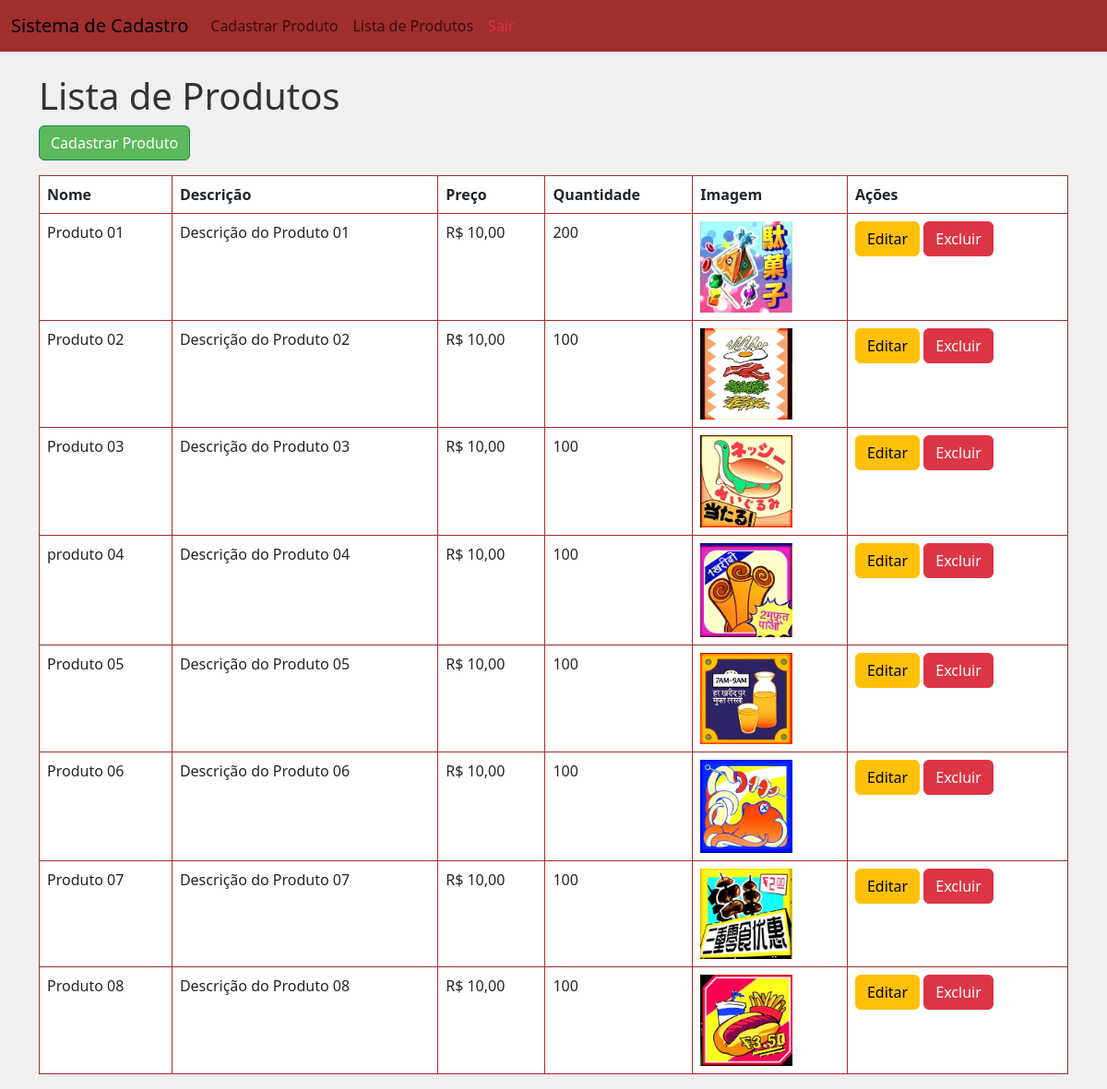
Screenshot of /ListaProdutos.php (signed in) with the database file from the repository.
### tables this page shows
CREATE TABLE `tb_produtos` (
  `id` int(11) NOT NULL,
  `nome` varchar(255) NOT NULL,
  `descricao` text NOT NULL,
  `preco` decimal(10,2) NOT NULL,
  `quantidade` int(11) NOT NULL,
  `imagem` varchar(255) NOT NULL
);

### ListaProdutos.php (the view, shortened to what this page needs)
<?php
include 'Conexao.php';
$produtos = $conn->query("SELECT * FROM tb_produtos")->fetchAll(PDO::FETCH_ASSOC);
?>
<!DOCTYPE html>
<html lang="pt-br">
<head>
    <link href="https://cdn.jsdelivr.net/npm/bootstrap@5.3.0-alpha1/dist/css/bootstrap.min.css" rel="stylesheet">
</head>
<body>
<nav class="navbar navbar-expand-lg navbar-light">
    <div class="container-fluid">
        <a class="navbar-brand" href="AdminDashboard.php">Sistema de Cadastro</a>
        <div class="collapse navbar-collapse" id="navbarNav">
            <ul class="navbar-nav">
                <li class="nav-item">
                    <a class="nav-link" href="CadastrarProduto.php">Cadastrar Produto</a>
                </li>
                <li class="nav-item">
                    <a class="nav-link" href="ListaProdutos.php">Lista de Produtos</a>
                </li>
                <li class="nav-item">
                    <a class="nav-link text-danger" href="logout.php">Sair</a>
                </li>
            </ul>
        </div>
    </div>
</nav>
<div class="container mt-4">
    <h1 class="mt-4">Lista de Produtos</h1>
    <a href="CadastrarProduto.php" class="btn btn-success mb-3">Cadastrar Produto</a>
    <table class="table table-bordered">
        <thead>
            <tr>
                <th>Nome</th>
                <th>Descrição</th>
                <th>Preço</th>
                <th>Quantidade</th>
                <th>Imagem</th>
                <th>Ações</th>
            </tr>
        </thead>
        <tbody>
            <?php foreach ($produtos as $produto): ?>
            <tr>
                <td><?= htmlspecialchars($produto['nome']) ?></td>
                <td><?= htmlspecialchars($produto['descricao']) ?></td>
                <td>R$ <?= number_format($produto['preco'], 2, ',', '.') ?></td>
                <td><?= htmlspecialchars($produto['quantidade']) ?></td>
                <td>
                    <?php if (!empty($produto['imagem'])): ?>
                        <img src="uploads/<?= htmlspecialchars($produto['imagem']) ?>" alt="<?= htmlspecialchars($produto['nome']) ?>" width="100">
                    <?php else: ?>
                        Não disponível
                    <?php endif; ?>
                </td>
                <td>
                    <a href="EditarProduto.php?id=<?= $produto['id'] ?>" class="btn btn-warning">Editar</a>
                    <a href="ExcluirProduto.php?id=<?= $produto['id'] ?>" class="btn btn-danger" onclick="return confirm('A exclusão será permanente! Tem certeza disso?')">Excluir</a>
                </td>
            </tr>
            <?php endforeach; ?>
        </tbody>
    </table>
</div>
</body>
</html>

### ListaProdutos.php (style rules this page uses)
body { background-color: #f0f0f0; color: #333333; }
.navbar { background-color: #a12d2d; }
.btn-success { background-color: #5cb85c; }
.btn-warning { background-color: #ffc107; }
.btn-danger { background-color: #dc3545; }
.table { background-color: #ffffff; }
.table th, .table td { border: 1px solid #a12d2d; }

### rows the page displays
tb_produtos: nome "Produto 01", descricao "Descrição do Produto 01", preco "10,00", quantidade "200", imagem (picture)
tb_produtos: nome "Produto 02", descricao "Descrição do Produto 02", preco "10,00", quantidade "100", imagem (picture)
tb_produtos: nome "Produto 03", descricao "Descrição do Produto 03", preco "10,00", quantidade "100", imagem (picture)
tb_produtos: nome "produto 04", descricao "Descrição do Produto 04", preco "10,00", quantidade "100", imagem (picture)
tb_produtos: nome "Produto 05", descricao "Descrição do Produto 05", preco "10,00", quantidade "100", imagem (picture)
tb_produtos: nome "Produto 06", descricao "Descrição do Produto 06", preco "10,00", quantidade "100", imagem (picture)
tb_produtos: nome "Produto 07", descricao "Descrição do Produto 07", preco "10,00", quantidade "100", imagem (picture)
tb_produtos: nome "Produto 08", descricao "Descrição do Produto 08", preco "10,00", quantidade "100", imagem (picture)
